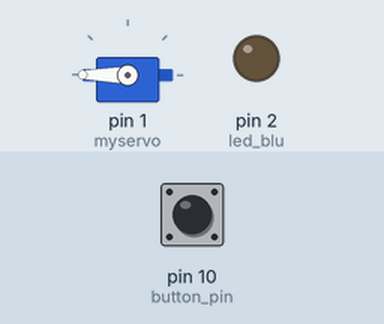
Bench run of a sketch on a simulated Arduino Uno, built with avr-gcc and run on an emulated ATmega328P. Parts: servo, output pins drawn as LEDs (lit = HIGH). The inputs (shaded band) are chosen by the test bench; at power-on: pin 10 (button_pin) HIGH.

Above: at 1.2 s.
1.3 s: pin 10 (button_pin) pulled LOW for 0.15 s
At 1.45 s:
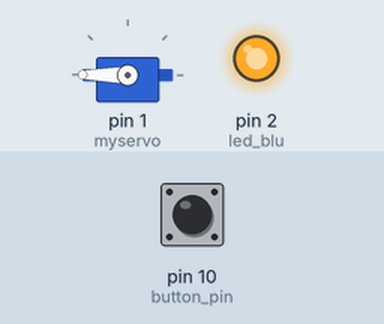
At 2.05 s:
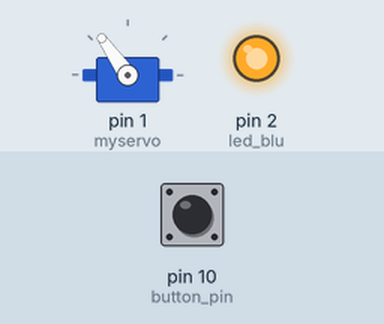
Timing chart, 0 to 4.3 s (numbered marks = the images above; inputs shaded):
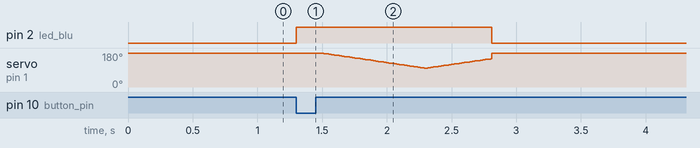

The sketch:

Ejection_test.ino
```cpp
#include <Servo.h>

Servo myservo;

int pos = 195;

int led_blu = 2;
int button_pin = 10;


void setup() {
  myservo.attach(1);
  myservo.write(195);
  pinMode(led_blu, OUTPUT);
  pinMode(button_pin,INPUT_PULLUP);

}

void loop() {
  if(digitalRead(button_pin) == LOW)
  {
      digitalWrite(led_blu, HIGH);
  {
    delay(15);
  }
  digitalWrite(led_blu, HIGH);
  {
    delay(15);
  }

  for(pos=195; pos>=100; pos-=1)
  {
    myservo.write(pos);
    delay(10);
  }
  for(pos = 100; pos <= 150; pos +=1)
  {
  myservo.write(pos);
  delay(10);
  }


}
else{
  digitalWrite(led_blu, LOW);
  myservo.write(195);
}
}
```

Measured:
- after the input at 1.3 s, pin 2 (led_blu): LOW → HIGH at once, → LOW 1.5 s later
